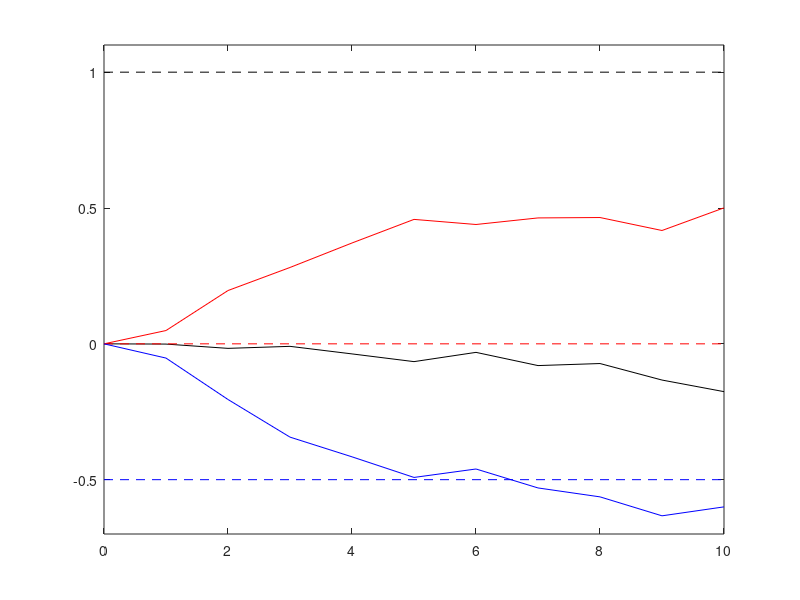
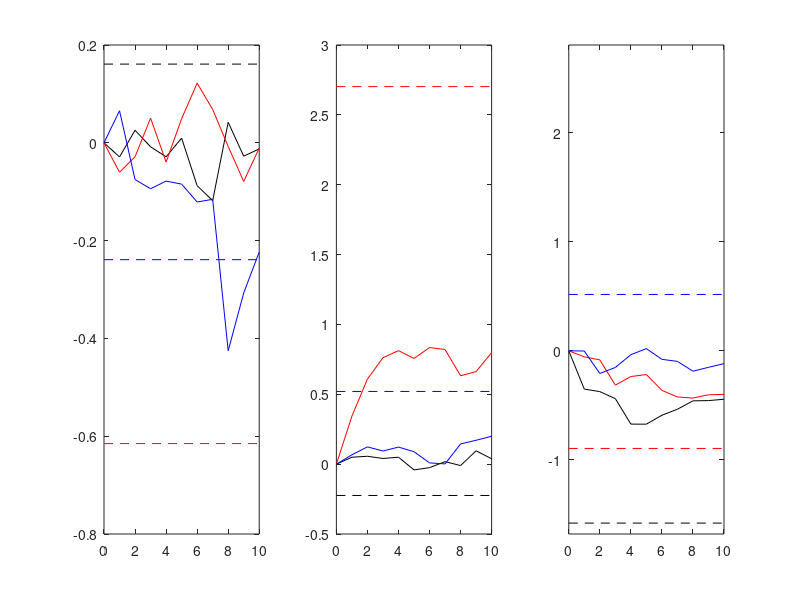
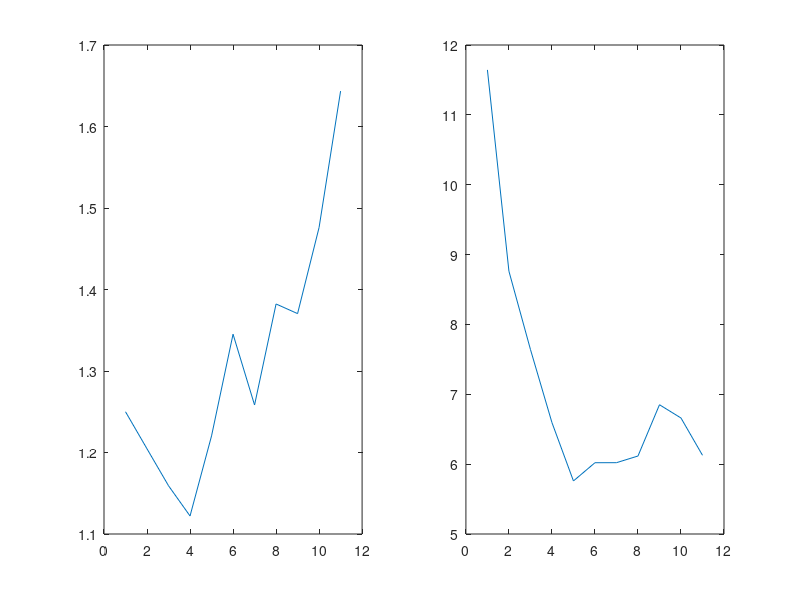
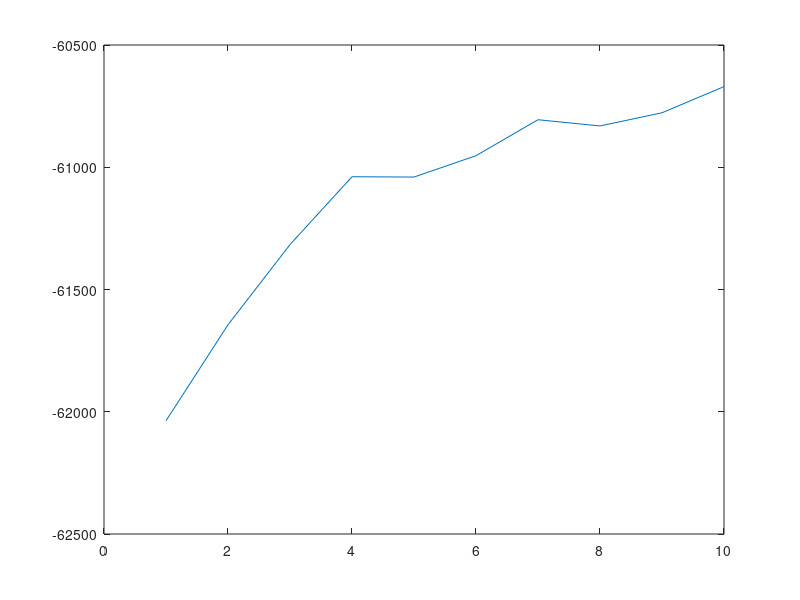

MATLAB code for these plots, in order:
function visualize_model

load('model','theta_f_ests','theta_g_ests','lls','theta_f','theta_g','theta_g_mask');
% load('model_continuous','theta_f_ests','theta_g_ests','lls','theta_f','theta_g','theta_g_mask');

Dx = length(theta_f);
Dz = size(theta_g,1);
nEpoch = size(theta_f_ests,2)-1;
close all;
figure(1);
cols = {'k' 'r' 'b' 'g' 'c' 'm'};
for i = 1:Dx
    plot(0:nEpoch,theta_f_ests(i,:),[cols{i} '-']); hold on;
    plot([0 nEpoch],[theta_f(i) theta_f(i)],[cols{i} '--']); hold on;
end
ylim([min(theta_f)-0.2, max(theta_f)+0.1]);

figure(2)
for ii = 1:Dx
    subplot(1,Dx,ii)
    idxs = find(theta_g_mask(:,ii)==1);
    for i = 1:length(idxs)
        vec = theta_g_ests(idxs(i),ii,:);
        plot(0:nEpoch,squeeze(vec),[cols{i} '-']); hold on;
        plot([0 nEpoch],[theta_g(idxs(i),ii) theta_g(idxs(i),ii)],[cols{i} '--']); hold on;
    end
end
ylim([min(theta_g(:))-0.1, max(theta_g(:))+0.1]);

figure(100);
subplot(1,2,1)
plot(sum((theta_f_ests-theta_f).^2));
subplot(1,2,2)
mat1 = [];
mat2 = [];
for i = 1:size(theta_g_ests,3)
    m1 = theta_g_ests(:,:,i);
    m2 = theta_g(:,:);
    mat1 = [mat1 m1(:)];
    mat2 = [mat2 m2(:)];
end
plot(sum((mat1-mat2).^2));

figure(200);
plot(lls);
